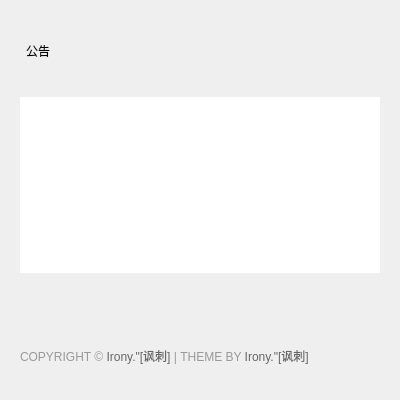
<?xml version="1.0" encoding="UTF-8"?>
<ui version="4.0">
 <class>BlogFormCenter</class>
 <widget class="QWidget" name="BlogFormCenter">
  <property name="geometry">
   <rect>
    <x>0</x>
    <y>0</y>
    <width>400</width>
    <height>400</height>
   </rect>
  </property>
  <property name="windowTitle">
   <string/>
  </property>
  <layout class="QVBoxLayout" name="verticalLayout">
   <property name="spacing">
    <number>30</number>
   </property>
   <property name="leftMargin">
    <number>20</number>
   </property>
   <property name="topMargin">
    <number>35</number>
   </property>
   <property name="rightMargin">
    <number>20</number>
   </property>
   <property name="bottomMargin">
    <number>35</number>
   </property>
   <item>
    <widget class="QWidget" name="blog_notice_widget" native="true">
     <layout class="QHBoxLayout" name="horizontalLayout">
      <property name="leftMargin">
       <number>6</number>
      </property>
      <property name="topMargin">
       <number>6</number>
      </property>
      <property name="rightMargin">
       <number>6</number>
      </property>
      <property name="bottomMargin">
       <number>6</number>
      </property>
      <item>
       <widget class="QLabel" name="blog_notice_label">
        <property name="text">
         <string>公告</string>
        </property>
        <property name="alignment">
         <set>Qt::AlignCenter</set>
        </property>
       </widget>
      </item>
      <item>
       <widget class="QLabel" name="blog_notice_content_label">
        <property name="text">
         <string/>
        </property>
       </widget>
      </item>
      <item>
       <spacer name="horizontalSpacer">
        <property name="orientation">
         <enum>Qt::Horizontal</enum>
        </property>
        <property name="sizeHint" stdset="0">
         <size>
          <width>40</width>
          <height>20</height>
         </size>
        </property>
       </spacer>
      </item>
     </layout>
    </widget>
   </item>
   <item>
    <widget class="QStackedWidget" name="blog_center_widget">
     <property name="currentIndex">
      <number>0</number>
     </property>
     <widget class="QWidget" name="blog_list_page">
      <layout class="QHBoxLayout" name="horizontalLayout_2">
       <property name="spacing">
        <number>0</number>
       </property>
       <property name="leftMargin">
        <number>0</number>
       </property>
       <property name="topMargin">
        <number>0</number>
       </property>
       <property name="rightMargin">
        <number>0</number>
       </property>
       <property name="bottomMargin">
        <number>0</number>
       </property>
       <item>
        <widget class="QListWidget" name="blog_list_widget">
         <property name="frameShape">
          <enum>QFrame::NoFrame</enum>
         </property>
         <property name="verticalScrollBarPolicy">
          <enum>Qt::ScrollBarAlwaysOff</enum>
         </property>
         <property name="horizontalScrollBarPolicy">
          <enum>Qt::ScrollBarAlwaysOff</enum>
         </property>
         <property name="selectionMode">
          <enum>QAbstractItemView::NoSelection</enum>
         </property>
         <property name="spacing">
          <number>35</number>
         </property>
        </widget>
       </item>
      </layout>
     </widget>
     <widget class="QWidget" name="blog_content_page"/>
    </widget>
   </item>
   <item>
    <widget class="QLabel" name="blog_progress_label">
     <property name="text">
      <string/>
     </property>
     <property name="alignment">
      <set>Qt::AlignCenter</set>
     </property>
    </widget>
   </item>
   <item>
    <widget class="QLabel" name="blog_copyright_label">
     <property name="text">
      <string>&lt;html&gt;&lt;head/&gt;&lt;body&gt;&lt;p&gt;&lt;span style=&quot; color:#999999;&quot;&gt;COPYRIGHT © &lt;/span&gt;&lt;a href=&quot;http://user.qzone.qq.com/892768447&quot;&gt;&lt;span style=&quot; text-decoration: none; color:#666666;&quot;&gt;Irony.&amp;quot;[讽刺]&lt;/span&gt;&lt;/a&gt;&lt;span style=&quot; color:#999999;&quot;&gt; | THEME BY &lt;/span&gt;&lt;a href=&quot;http://user.qzone.qq.com/892768447&quot;&gt;&lt;span style=&quot; text-decoration: none; color:#666666;&quot;&gt;Irony.&amp;quot;[讽刺]&lt;/span&gt;&lt;/a&gt;&lt;/p&gt;&lt;/body&gt;&lt;/html&gt;</string>
     </property>
     <property name="openExternalLinks">
      <bool>true</bool>
     </property>
    </widget>
   </item>
  </layout>
 </widget>
 <resources/>
 <connections/>
</ui>
